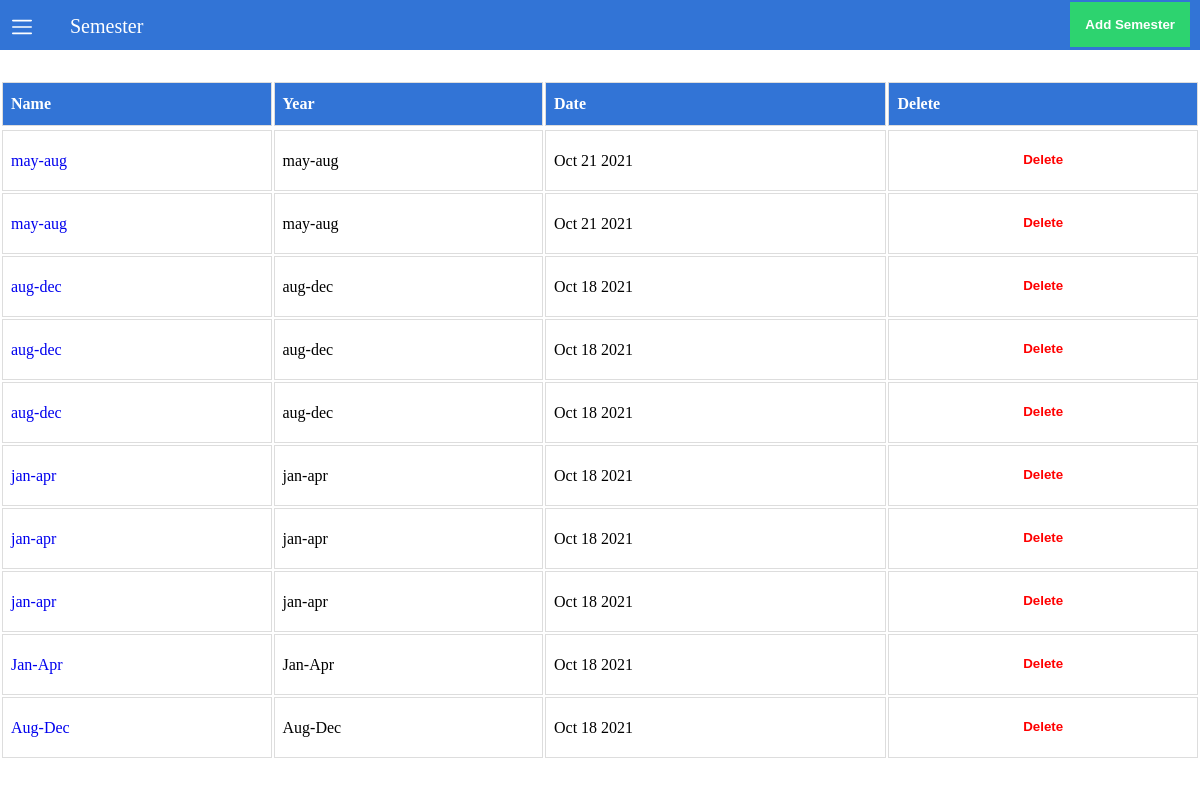
Page /semester.php on the committed database.
### tables this page shows
CREATE TABLE `semester` (
  `semester_id` int(15) NOT NULL,
  `name` varchar(50) NOT NULL,
  `year` year(4) NOT NULL,
  `created_at` timestamp NOT NULL DEFAULT current_timestamp()
);

### semester.php (the view, shortened to what this page needs)
<?php
	require_once('db.php');
?>
  <!DOCTYPE html>
<html lang="en" dir="ltr">
<head>
    <link rel="stylesheet" href="css/dashboard.css">
</head>
<body>
<?php include('menu.php'); ?>
    <section class="banner">
        <div class="banner-left">
            Semester
        </div>
    </section>
    <section>
        <button class="btn add-button">
            <a href="semester-add.php" style="color: white;">
                Add Semester</a>
        </button>
        <div>
            <?php  include("success.php"); ?><br>
        </div>
        <table id="customers">
            <tr>
                <th>Name</th>
                <th>Year</th>
                <th>Date</th>
                <th>Delete</th>
            <tr>
            <?php
                $semesterQuery  = "SELECT * FROM semester ORDER BY created_at DESC";
                $semesterResult = mysqli_query($con, $semesterQuery);
                while($row = $semesterResult->fetch_assoc()) {
                    ?>
                        <tr>
                            <td><a href="semester-update.php?id=<?php echo $row['semester_id'] ?>"><?php echo $row['name'] ?></a></td>
                            <td><?php echo $row['name'] ?></td>
                            <td><?php echo date('M d Y',strtotime($row['created_at'])) ?></td>
                            <td>
                            <form method="POST">
                                <input type="submit" style="background-color: transparent; color:red; margin-top:-2px;" name="deleteSemester" value="Delete">
                            </form>
                            </td>
                        </tr>
                    <?php
                }
            ?>
        </table>
    </section>
</body>
</html>

### css/dashboard.css (style rules this page uses)
.btn { padding: 15px; margin-top: 20px; background-color: #3274d6; border: 0; cursor: pointer; font-weight: bold; color: #ffffff; }
* { margin: 0; padding: 0; list-style: none; text-decoration: none; }
.banner { width: 100%; height: 50px; background: #3274d6; }
.banner-left { color: white; font-size: 20px; margin-left: 70px; padding-top:15px ; }
input[type="submit"] { width: 100%; padding: 15px; margin-top: 20px; background-color: #3274d6; border: 0; cursor: pointer; font-weight: bold; color: #ffffff; }
#customers { width: 100%; margin-top: 12px; }
#customers td, #customers th { border: 1px solid #ddd; padding: 8px; }
#customers th { padding-top: 12px; padding-bottom: 12px; text-align: left; background-color: #3274d6; color: white; }
.add-button { float: right; right: 10px; position: absolute; background-color: #2dd36f; margin-top: -48px; }

### rows in the picture
semester: name "may-aug", created_at "Oct 21 2021"
semester: name "may-aug", created_at "Oct 21 2021"
semester: name "aug-dec", created_at "Oct 18 2021"
semester: name "aug-dec", created_at "Oct 18 2021"
semester: name "aug-dec", created_at "Oct 18 2021"
semester: name "jan-apr", created_at "Oct 18 2021"
semester: name "jan-apr", created_at "Oct 18 2021"
semester: name "jan-apr", created_at "Oct 18 2021"
semester: name "Jan-Apr", created_at "Oct 18 2021"
semester: name "Aug-Dec", created_at "Oct 18 2021"
